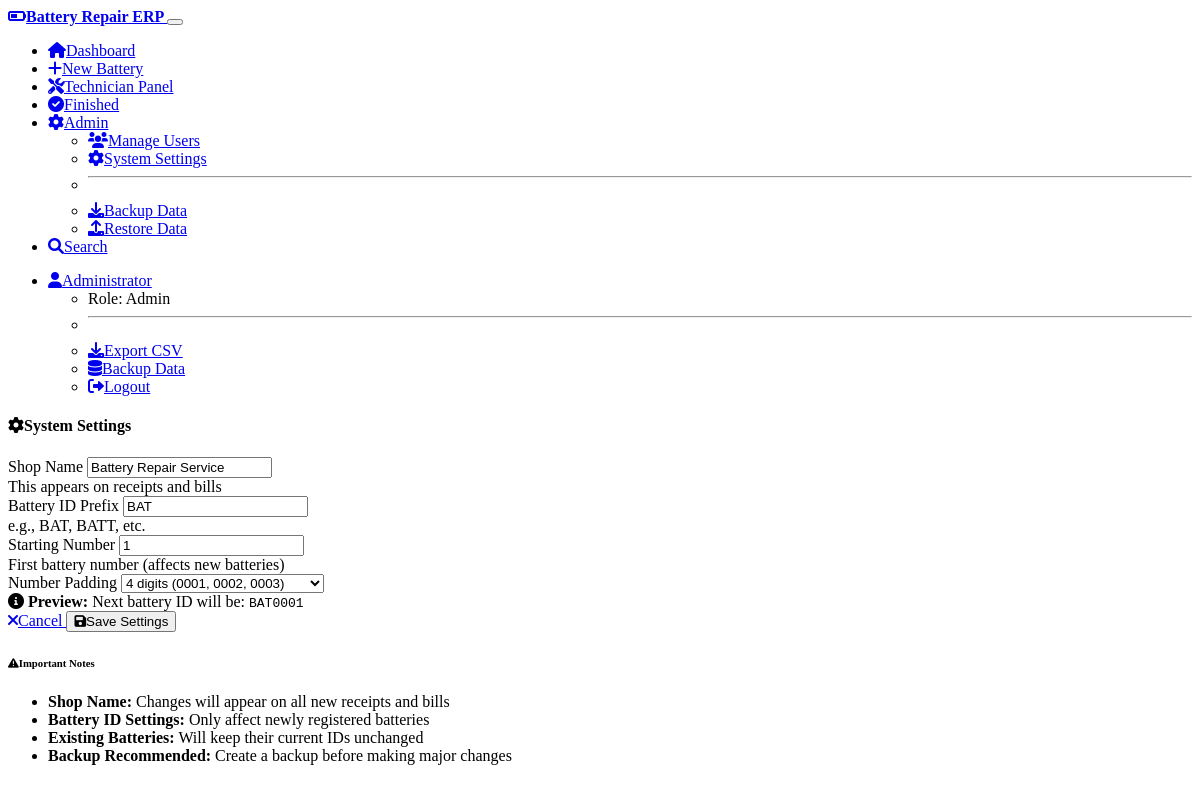
Before: /admin/settings (signed in) with the older database file.
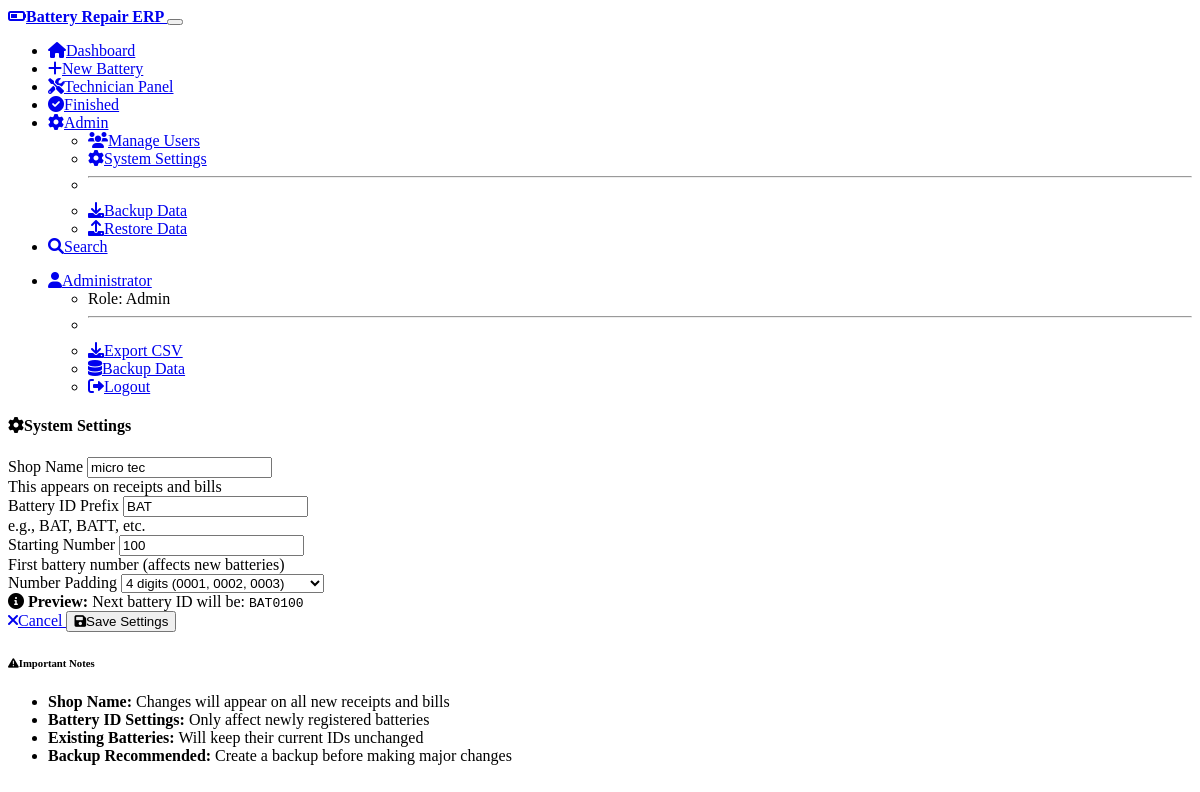
After: the same page with the newer database file.
### models.py (models this page shows, shortened)
class SystemSettings(db.Model):
    id = db.Column(db.Integer, primary_key=True)
    setting_key = db.Column(db.String(50), unique=True, nullable=False)
    setting_value = db.Column(db.Text, nullable=False)
    updated_at = db.Column(db.DateTime, default=datetime.utcnow)
    @staticmethod
    def get_setting(key, default_value=''):
        setting = SystemSettings.query.filter_by(setting_key=key).first()
        return setting.setting_value if setting else default_value

### routes.py (the view, shortened to what this page needs)
@main_bp.route('/admin/settings', methods=['GET', 'POST'])
@login_required
def admin_settings():
    if current_user.role != 'admin':
        flash('Access denied. Admin access required.', 'error')
        return redirect(url_for('main.dashboard'))
    settings = {
        'shop_name': SystemSettings.get_setting('shop_name', 'Battery Repair Service'),
        'battery_id_prefix': SystemSettings.get_setting('battery_id_prefix', 'BAT'),
        'battery_id_start': SystemSettings.get_setting('battery_id_start', '1'),
        'battery_id_padding': SystemSettings.get_setting('battery_id_padding', '4')
    }
    return render_template('admin/settings.html', settings=settings)

### app.py (called while the page is built)
@login_manager.user_loader
def load_user(user_id):
    from models import User
    return User.query.get(int(user_id))

### templates/admin/settings.html (shortened to what the changed rows need)
{% extends "base.html" %}
{% block content %}
<div class="row justify-content-center">
    <div class="col-md-8">
        <div class="card">
            <div class="card-body">
                <form method="POST">
                    <div class="row">
                        <div class="col-md-6">
                            <div class="mb-3">
                                <label for="shop_name" class="form-label">Shop Name</label>
                                <input type="text" class="form-control" id="shop_name" name="shop_name"
                                       value="{{ settings.shop_name }}" required>
                                <div class="form-text">This appears on receipts and bills</div>
                            </div>
                        </div>
                    </div>
                    <div class="row">
                        <div class="col-md-6">
                            <div class="mb-3">
                                <label for="battery_id_start" class="form-label">Starting Number</label>
                                <input type="number" class="form-control" id="battery_id_start" name="battery_id_start"
                                       value="{{ settings.battery_id_start }}" min="1" required>
                                <div class="form-text">First battery number (affects new batteries)</div>
                            </div>
                        </div>
                    </div>
                    <div class="alert alert-info">
                        <i class="fas fa-info-circle me-2"></i>
                        <strong>Preview:</strong> Next battery ID will be:
                        <code>{{ settings.battery_id_prefix }}{{ '{:0{}d}'.format(settings.battery_id_start|int, settings.battery_id_padding|int) }}</code>
                    </div>
                </form>
            </div>
        </div>
    </div>
</div>
{% endblock %}

Changed rows visible on the page:
changed SystemSettings: shop_name "Battery Repair Service" → "micro tec"
now on this page (row edited): SystemSettings: battery_id_start "100", setting_value "0100"
Other visible differences:
form field battery_id_start: "1" → (not shown)
text no longer shown: "0001"
